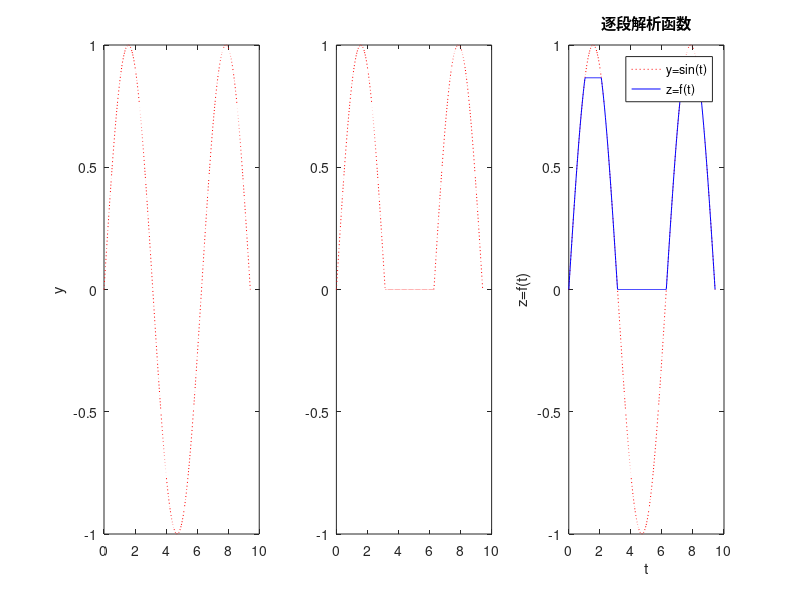

Recreate this plot in MATLAB.
%逻辑操作应用之一：逐段解析函数的计算和表现。本例演示削顶整流正弦半波的计算和图形绘制。
t = linspace(0, 3*pi, 500);
y = sin(t);
%处理方法1
z1 = ((t < pi) | (t > 2 * pi)) .* y;
w = (t > pi/3 & t < 2*pi/3) + (t > 7*pi/3 & t < 8*pi/3);
w_n = ~w;
z2 = w * sin(pi/3) + w_n.*z1;
subplot(1,3,1),plot(t,y,':r'),ylabel('y');
subplot(1,3,2),plot(t,z1,':r'),axis([0 10 -1 1]);
subplot(1,3,3),plot(t,z2,'-b'),axis([0 10 -1 1]);
%处理方法2
z = (y >= 0).* y
a = sin(pi/3);
z = (y >= a) * a + (y < a) .* z;
plot(t,y,':r');hold on;plot(t,z,'-b');
xlabel('t'),ylabel('z=f(t)'),title('逐段解析函数');
legend('y=sin(t)','z=f(t)'),hold off;